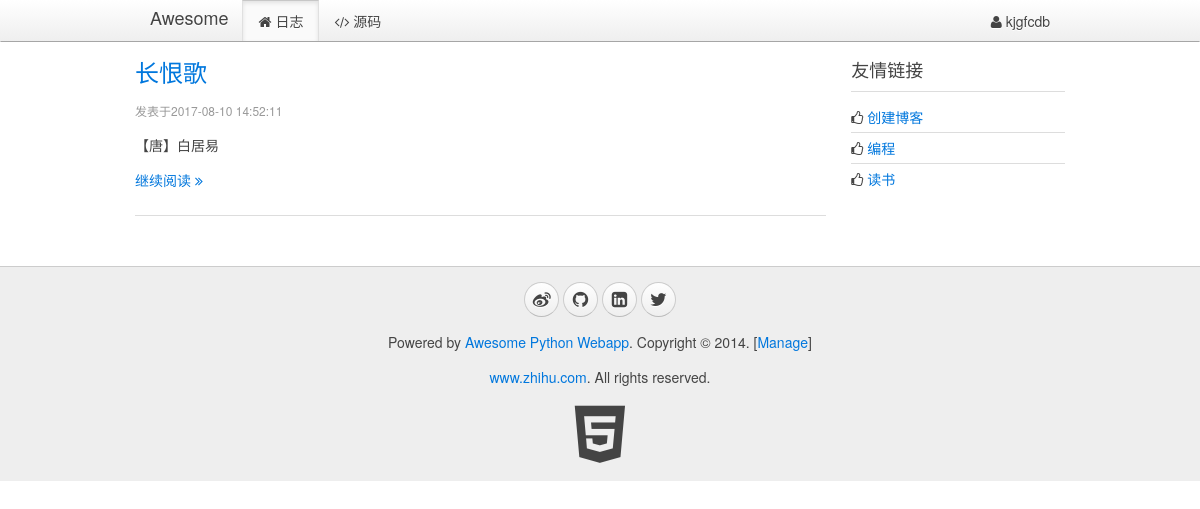
The app's page / (signed in) with its own data.
### Blog/models.py (models this page shows, shortened)
@python_2_unicode_compatible
class User(AbstractBaseUser):
    id = models.CharField(max_length=50, default=next_id(), primary_key=True)
    name = models.CharField(max_length=50, null=True)
    image = models.CharField(max_length=500, null=True)
    email = models.CharField(max_length=50, unique=True)
    password = models.CharField(max_length=500, null=True)
    created_at = models.DateTimeField(default=timezone.now)
    is_active = models.BooleanField(default=False, name='active')
    is_admin = models.BooleanField(default=False)
    REQUIRED_FIELDS = []
    USERNAME_FIELD = 'email'
    objects = Manager()

@python_2_unicode_compatible
class Blog(models.Model):
    id = models.CharField(max_length=50, default=next_id(), primary_key=True)
    user_id = models.CharField(max_length=50, null=True)
    user_name = models.CharField(max_length=50, null=True)
    user_image = models.CharField(max_length=500, null=True)
    name = models.CharField(max_length=50, null=True)
    summary = models.CharField(max_length=200, null=True)
    content = models.TextField(null=True)
    created_at = models.DateTimeField(default=timezone.now)

### Blog/views.py (the view)
# urls.py: url(r'^$', views.index, name='index'),
def index(request):
    return render(request, 'Blog/index.html', context={
        'blogs': Blog.objects.order_by('created_at')[::-1]
    })

### Blog/templatetags/dateformat.py (called while the page is built)
@register.filter('dateformat')
def dateformat(t):
    try:
        return datetime.fromtimestamp(t). \
            replace(tzinfo=timezone.utc).strftime('%Y-%m-%d %H:%M:%S')
    except:
        return t.__format__('%Y-%m-%d %H:%M:%S')

### Blog/templates/Blog/index.html (shortened to what this page needs)
{% extends 'Blog/__base__.html' %}
{% block content %}
	<div class="uk-width-medium-3-4">
		{% for blog in blogs %}
			<article class="uk-article">
				<h2><a href="/blogs/{{ blog.id }}">{{ blog.name }}</a></h2>
				{% load dateformat %}
				<p class="uk-article-meta">发表于{{ blog.created_at | dateformat }}</p>
				<p>{{ blog.summary }}</p>
				<p><a href="/blogs/{{ blog.id }}">继续阅读 <i class="uk-icon-angle-double-right"></i></a></p>
			</article>
			<hr class="uk-article-divider">
		{% endfor %}
	</div>
    <div class="uk-width-medium-1-4">
        <div class="uk-panel uk-panel-header">
            <h3 class="uk-panel-title">友情链接</h3>
            <ul class="uk-list uk-list-line">
				<li><i class="uk-icon-thumbs-o-up"></i> <a href="/create_blogs">创建博客</a></li>
                <li><i class="uk-icon-thumbs-o-up"></i> <a href="#">编程</a></li>
                <li><i class="uk-icon-thumbs-o-up"></i> <a href="#">读书</a></li>
            </ul>
        </div>
    </div>
{% endblock %}

### Blog/templates/Blog/__base__.html (shortened to what this page needs)
<!DOCTYPE html>
<html>
<head>
	{% load static %}
	<link rel="stylesheet" href="{% static "css/uikit.min.css" %}" type="text/css">
	<link rel="stylesheet" href="{% static "css/uikit.gradient.min.css" %}" type="text/css">
	<link rel="stylesheet" href="{% static "css/awesome.css" %}" type="text/css">
</head>
<body>
<nav class="uk-navbar uk-navbar-attached uk-margin-bottom">
	<div class="uk-container uk-container-center">
		<a href="/" class="uk-navbar-brand">Awesome</a>
		<ul class="uk-navbar-nav">
			<li data-url="blogs"><a href="/"><i class="uk-icon-home"></i> 日志</a></li>
			<li><a target="_blank" href="#"><i class="uk-icon-code"></i> 源码</a></li>
		</ul>
		<div class="uk-navbar-flip">
			<ul class="uk-navbar-nav">
				{% if user.is_authenticated %}
					<li class="uk-parent" data-uk-dropdown>
						<a href="#"><i class="uk-icon-user"></i> {{ user.name }}</a>
					</li>
				{% else %}
					<li><a href="{% url 'signin' %}"><i class="uk-icon-sign-in"></i> 登陆</a></li>
					<li><a href="{% url 'register' %}"><i class="uk-icon-edit"></i> 注册</a></li>
				{% endif %}
			</ul>
		</div>
	</div>
</nav>
<div class="uk-container uk-container-center">
	<div class="uk-grid">
		{% block content %}
		{% endblock %}
	</div>
</div>
<div class="uk-margin-large-top" style="background-color:#eee; border-top:1px solid #ccc;">
	<div class="uk-container uk-container-center uk-text-center">
		<div class="uk-panel uk-margin-top uk-margin-bottom">
			<p>
				<a target="_blank" href="#" class="uk-icon-button uk-icon-weibo"></a>
				<a target="_blank" href="#" class="uk-icon-button uk-icon-github"></a>
				<a target="_blank" href="#" class="uk-icon-button uk-icon-linkedin-square"></a>
				<a target="_blank" href="#" class="uk-icon-button uk-icon-twitter"></a>
			</p>
			<p>Powered by <a href="#">Awesome Python Webapp</a>. Copyright &copy; 2014. [<a
					href="{% url 'manage_blogs' %}">Manage</a>]</p>
			<p><a href="http://www.zhihu.com/" target="_blank">www.zhihu.com</a>. All rights reserved.</p>
			<a target="_blank" href="#"><i class="uk-icon-html5" style="font-size:64px; color: #444;"></i></a>
		</div>
	</div>
</div>
</body>
</html>

### records on screen
User: name "kjgfcdb"
Blog: name "长恨歌", created_at "2017-08-10 14:52:11", summary "【唐】白居易"
